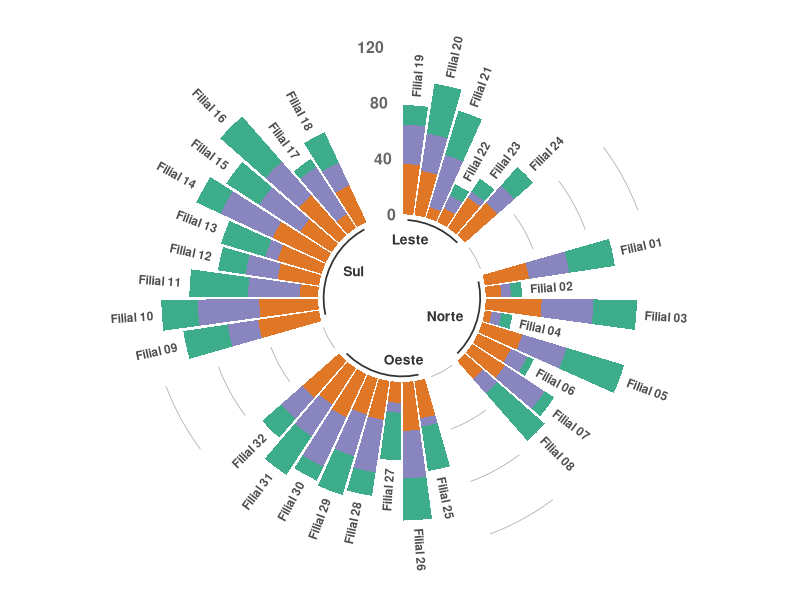

Source code (R):
# Libraries
library(tidyverse)

# Dados ficticios: filiais de uma rede de livrarias, agrupadas por regiao,
# com receita mensal (R$ mil) em 3 linhas de produto -- no lugar dos "Mister N"
# genericos e das 3 variaveis sem nome do exemplo original
set.seed(1806)
regioes <- c(Norte = 8, Sul = 10, Leste = 6, Oeste = 8)

dados <- data.frame(
  filial = paste0("Filial ", sprintf("%02d", seq(1, sum(regioes)))),
  regiao = factor(rep(names(regioes), times = regioes))
)
dados$ficcao     <- sample(seq(5, 45), nrow(dados), replace = TRUE)
dados$nao_ficcao <- sample(seq(5, 45), nrow(dados), replace = TRUE)
dados$infantil   <- sample(seq(5, 45), nrow(dados), replace = TRUE)

# Formato longo (tidy): uma linha por filial x linha-de-produto
dados <- dados %>%
  pivot_longer(cols = c(ficcao, nao_ficcao, infantil), names_to = "categoria", values_to = "receita")

# Numero de barras "vazias" a acrescentar no fim de cada grupo -- cria o
# respiro entre regioes no circulo (mesma tecnica do exemplo original)
barras_vazias <- 3
n_categorias <- nlevels(as.factor(dados$categoria))
preenchimento <- data.frame(matrix(NA, barras_vazias * nlevels(dados$regiao) * n_categorias, ncol(dados)))
colnames(preenchimento) <- colnames(dados)
preenchimento$regiao <- rep(levels(dados$regiao), each = barras_vazias * n_categorias)
dados <- rbind(dados, preenchimento)
dados <- dados %>% arrange(regiao, filial)
dados$id <- rep(seq(1, nrow(dados) / n_categorias), each = n_categorias)

# Posicao/angulo do rotulo de cada filial (fica no topo da barra empilhada) --
# subtrai 0.5 porque o rotulo deve ficar no CENTRO da barra, nao numa borda
dados_rotulo <- dados %>% group_by(id, filial) %>% summarise(total = sum(receita), .groups = "drop")
n_barras <- nrow(dados_rotulo)
angulo <- 90 - 360 * (dados_rotulo$id - 0.5) / n_barras
dados_rotulo$hjust <- ifelse(angulo < -90, 1, 0)
dados_rotulo$angulo <- ifelse(angulo < -90, angulo + 180, angulo)

# Linha de base por regiao (arco + nome da regiao embaixo das barras)
dados_base <- dados %>%
  group_by(regiao) %>%
  summarise(inicio = min(id), fim = max(id) - barras_vazias) %>%
  rowwise() %>%
  mutate(centro = mean(c(inicio, fim)))

# Linhas de grade (escala de fundo), deslocadas 1 posicao pra nao cortar a
# primeira barra de cada regiao
dados_grade <- dados_base
dados_grade$fim <- dados_grade$fim[c(nrow(dados_grade), 1:nrow(dados_grade) - 1)] + 1
dados_grade$inicio <- dados_grade$inicio - 1
dados_grade <- dados_grade[-1, ]

# Paleta categorica fixa (RColorBrewer) no lugar do scale_fill_viridis() do
# exemplo original
paleta <- RColorBrewer::brewer.pal(3, "Dark2")
names(paleta) <- c("ficcao", "nao_ficcao", "infantil")

p <- ggplot(dados) +

  # Barra empilhada
  geom_bar(aes(x = as.factor(id), y = receita, fill = categoria), stat = "identity", alpha = 0.85) +
  scale_fill_manual(values = paleta) +

  # Linhas de referencia em 0/40/80/120 (antes das barras, pra ficarem por baixo)
  geom_segment(data = dados_grade, aes(x = fim, y = 0, xend = inicio, yend = 0), colour = "grey70", linewidth = 0.3, inherit.aes = FALSE) +
  geom_segment(data = dados_grade, aes(x = fim, y = 40, xend = inicio, yend = 40), colour = "grey70", linewidth = 0.3, inherit.aes = FALSE) +
  geom_segment(data = dados_grade, aes(x = fim, y = 80, xend = inicio, yend = 80), colour = "grey70", linewidth = 0.3, inherit.aes = FALSE) +
  geom_segment(data = dados_grade, aes(x = fim, y = 120, xend = inicio, yend = 120), colour = "grey70", linewidth = 0.3, inherit.aes = FALSE) +

  # Rotulo numerico de cada linha de referencia
  annotate("text", x = rep(max(dados$id), 4), y = c(0, 40, 80, 120), label = c("0", "40", "80", "120"), color = "grey40", size = 4, fontface = "bold", hjust = 1) +

  ylim(-60, max(dados_rotulo$total, na.rm = TRUE) + 20) +
  theme_minimal() +
  theme(
    legend.position = "none",
    axis.text = element_blank(),
    axis.title = element_blank(),
    panel.grid = element_blank(),
    plot.margin = unit(rep(-1, 4), "cm")
  ) +
  coord_polar() +

  # Nome de cada filial no topo da sua barra
  geom_text(data = dados_rotulo, aes(x = id, y = total + 6, label = filial, hjust = hjust), color = "black", fontface = "bold", alpha = 0.7, size = 3, angle = dados_rotulo$angulo, inherit.aes = FALSE) +

  # Arco + nome da regiao por baixo do grupo de barras correspondente
  geom_segment(data = dados_base, aes(x = inicio, y = -4, xend = fim, yend = -4), colour = "black", alpha = 0.8, linewidth = 0.6, inherit.aes = FALSE) +
  geom_text(data = dados_base, aes(x = centro, y = -14, label = regiao), hjust = c(1, 1, 0, 0), colour = "black", alpha = 0.8, size = 3.5, fontface = "bold", inherit.aes = FALSE)

ggsave("output.png", plot = p, width = 9, height = 9, dpi = 150)
